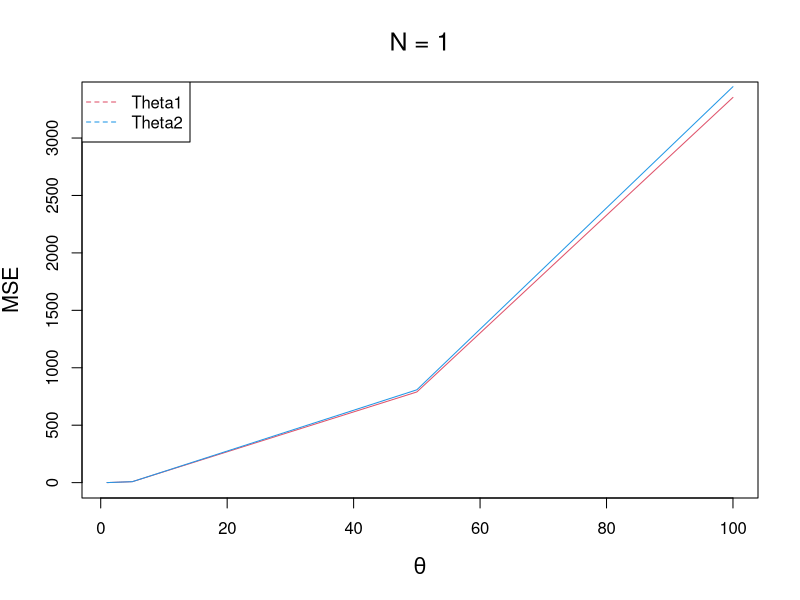
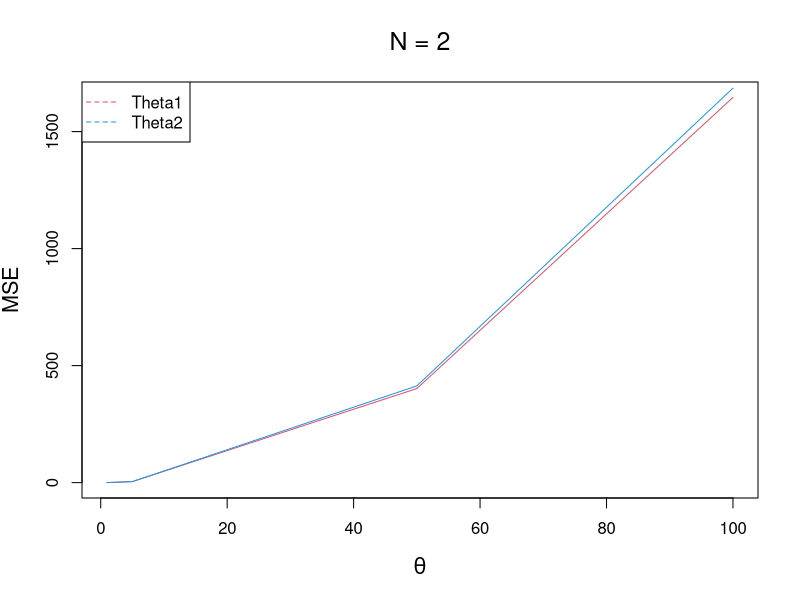
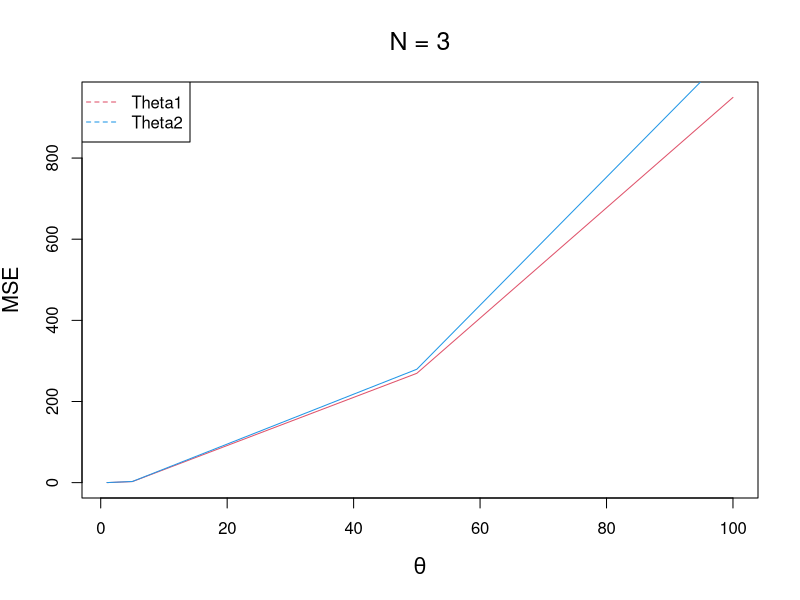
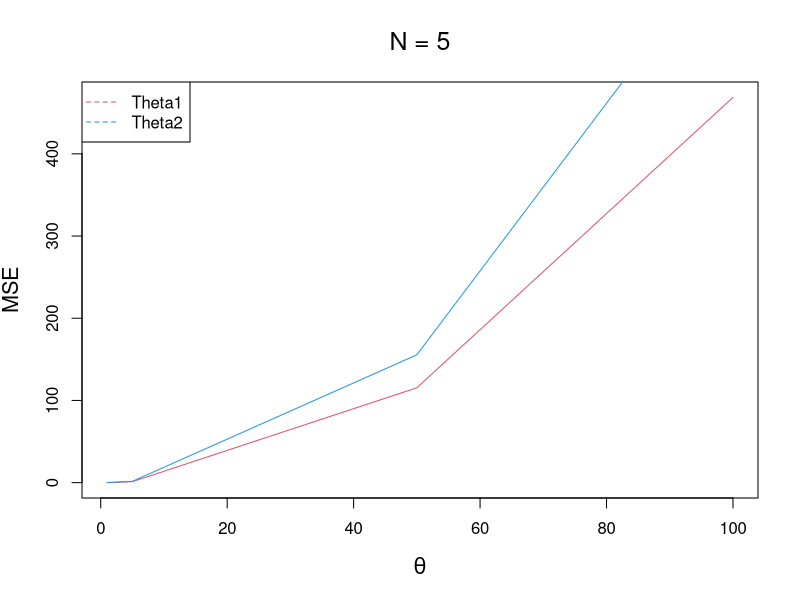
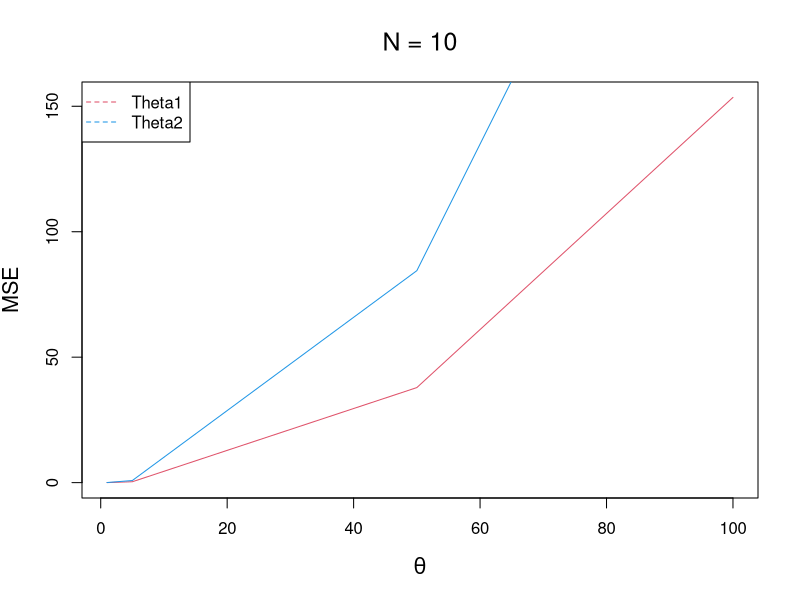
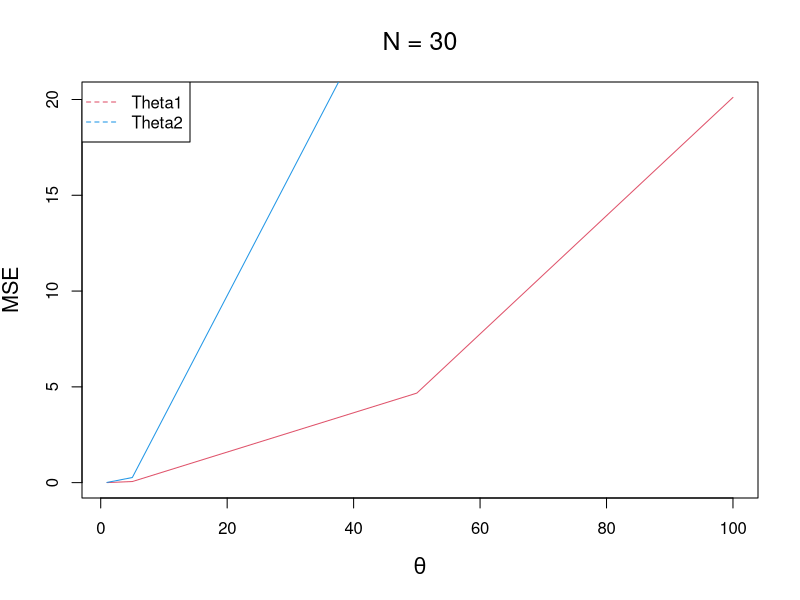

Here is the R script that generated these plots, in order:
## ---- chunk 1
# Estimator funtion which calculates theta hat 1(MLE) and theta hat 2 (MME)

get.estimator <- function(n, theta){
  D <- runif(n,min = 0, max = theta)      # standard uniform distibution
  theta.hat_1 <- max(D)     # MLE

  theta.hat_2 <- 2*mean(D)   # MME
  
  return (c(theta.hat_1, theta.hat_2))
}

# MSE function which computes MSE for k replications.
# Average MSE is calculated by taking average of (theta hat - theta)^2
get.mse <- function(k,n,theta){
  
  theta.hat <- replicate(k,get.estimator(n, theta))
  # Calculate theta_hat1 for each sample
  ThetaHat_1 <- max(theta.hat[1,])
  # Calculate theta_hat2 for each sample
  ThetaHat_2 <- 2*mean(theta.hat[2,])
  
  # Save the MSEs
  
  MSE.theta.1 <- mean( (theta.hat[1,] - theta)^2 )
  MSE.theta.2 <- mean( (theta.hat[2,] - theta)^2 )
  return (c(MSE.theta.1, MSE.theta.2))
}

## given N = 1000
k <- 1000

# taking n = 30, theta = 50
n <- 30
theta <- 50

MSE <- get.mse(k,n, theta)
MSE

## ---- chunk 2
# Estimator funtion which calculates theta hat 1(MLE) and theta hat 2 (MME)

get.estimator <- function(n, theta){
  D <- runif(n,min = 0, max = theta)      # standard uniform distibution
  theta.hat_1 <- max(D)     # MLE

  theta.hat_2 <- 2*mean(D)   # MME
  
  return (c(theta.hat_1, theta.hat_2))
}

# MSE function which computes MSE for k replications.
# Average MSE is calculated by taking average of (theta hat - theta)^2
get.mse <- function(k,n,theta){
  
  theta.hat <- replicate(k,get.estimator(n, theta))
  # Calculate theta_hat1 for each sample
  ThetaHat_1 <- max(theta.hat[1,])
  # Calculate theta_hat2 for each sample
  ThetaHat_2 <- 2*mean(theta.hat[2,])
  
  # Save the MSEs
  
  MSE.theta.1 <- mean( (theta.hat[1,] - theta)^2 )
  MSE.theta.2 <- mean( (theta.hat[2,] - theta)^2 )
  return (c(MSE.theta.1, MSE.theta.2))
}

# given N = 1000
k <- 1000

# given set of values of N and Theta
N <- c(1,2,3,5,10,30)
Theta<-c(1,5,50,100)

# for each N, graph for all theta is plotted

for(n in N){
  c = 1
  # Matrix to store MSE
  D<- matrix(0,length(Theta),2)
  
  for(theta in Theta){
    MSE <- get.mse(k,n, theta)
    MSE1 <- MSE[1]
    MSE2 <- MSE[2]
    D[c,1] <- MSE1
    D[c,2] <- MSE2
    c <- c+1
  }
  
  # Plot MLE for all theta 
  plot(Theta, D[,1], xlab=quote(theta), ylab="MSE",
       main=bquote(paste("N = ", .(n))),
       type="l", col=2, cex.lab=1.3, cex.main=1.5)
  
  # Plot MME for all theta
  lines(Theta, D[,2], col=4)
  
  legend("topleft",legend=c("Theta1", "Theta2"), col = c(2, 4),
         lty = c(2, 2),
         merge = TRUE )
  
}
## ---- chunk 3
# Negative Log likelihood function
log.lklh.fn <- function(x, theta){ 
  return (-sum(log(theta) - (theta+1)*log((x))))
}

x <- c(21.72, 14.65, 50.42, 28.78, 11.23)
# optimization function.
# Inital value 1, x is the input data
fit<-optim(par = 1, fn = log.lklh.fn,method= "BFGS", hessian = T, x = x)
fit

# par returns the MLE 
# The value for MLE calculated mathematically is 0.324 which close to the obtained value
## ---- chunk 4
## Standard error calculation
SE= sqrt( diag(solve(fit$hessian)))

## alpha 0.05 because 95% confidence interval
alpha <- 0.05

# confidence interval is mean +/- z-score*standard error 
CI <- fit$par + c(-1, 1)*qnorm(1-(alpha/2))*SE

CI
